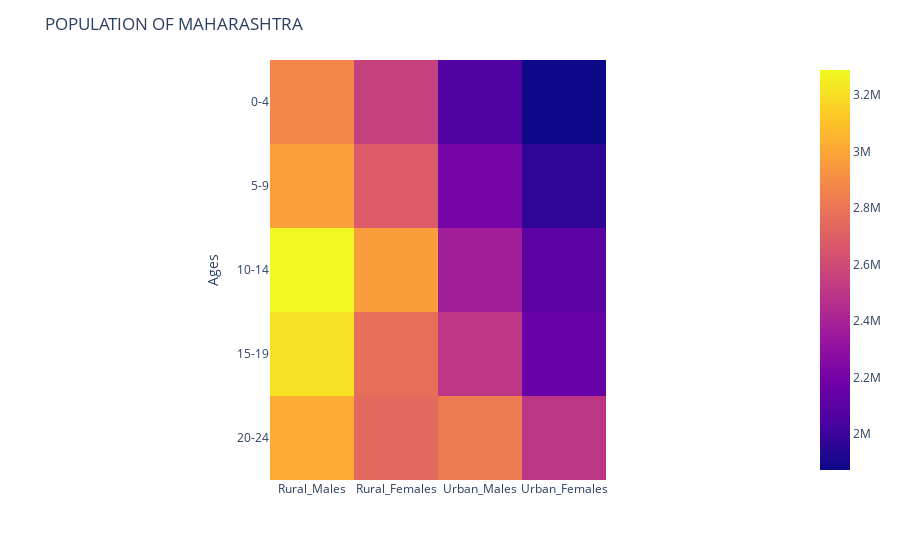

Here is the notebook cell this chart was saved with:
### Code cell
pop_hm = px.imshow(mh_pop[["Ages", "Rural_Males", "Rural_Females", "Urban_Males", "Urban_Females"]].set_index('Ages')[:5])

pop_hm.update_layout(
                    title = (f"Population of {name_of_state}").upper()
                    )

### Figure 1 — Plotly figure (JSON) as saved in the notebook; plotly's stock layout.template omitted (floating-point values rounded to 4 significant figures)
{"data": [{"coloraxis": "coloraxis", "hovertemplate": "x: %{x}<br>Ages: %{y}<br>color: %{z}<extra></extra>", "name": "0", "type": "heatmap", "x": ["Rural_Males", "Rural_Females", "Urban_Males", "Urban_Females"], "xaxis": "x", "y": ["0-4", "5-9", "10-14", "15-19", "20-24"], "yaxis": "y", "z": [[2868371, 2549438, 2071258, 1872959], [2971867, 2678746, 2206310, 1963731], [3288156, 2967901, 2374105, 2104373], [3209224, 2770441, 2501176, 2146426], [3018199, 2746645, 2826915, 2499207]]}], "layout": {"coloraxis": {"colorscale": [[0, "#0d0887"], [0.1111, "#46039f"], [0.2222, "#7201a8"], [0.3333, "#9c179e"], [0.4444, "#bd3786"], [0.5556, "#d8576b"], [0.6667, "#ed7953"], [0.7778, "#fb9f3a"], [0.8889, "#fdca26"], [1, "#f0f921"]]}, "margin": {"t": 60}, "title": {"text": "POPULATION OF MAHARASHTRA"}, "xaxis": {"anchor": "y", "constrain": "domain", "domain": [0, 1], "scaleanchor": "y"}, "yaxis": {"anchor": "x", "autorange": "reversed", "constrain": "domain", "domain": [0, 1], "title": {"text": "Ages"}}}}
